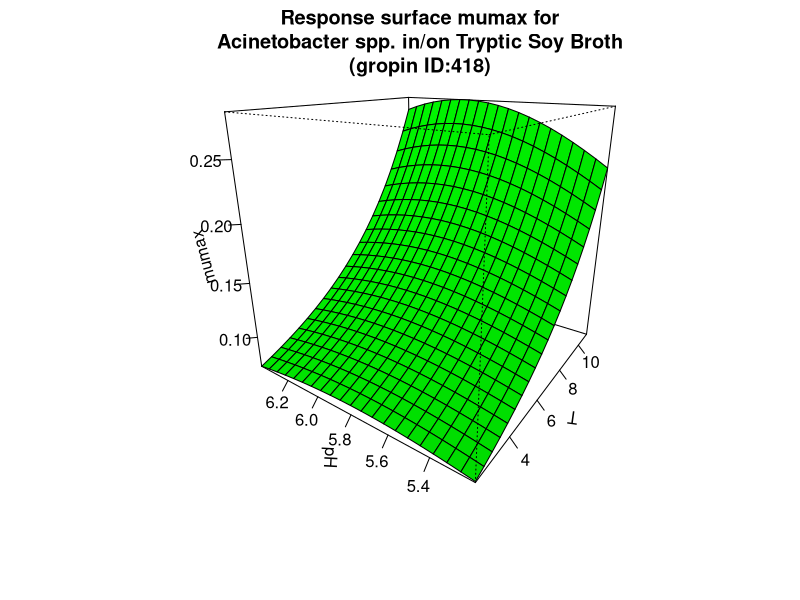

This chart was generated by the following R code:
#############################
# start of Parameter script
#############################
T <- seq(2.002,10.989010989011,length.out=21)
pH <- seq(5.2052,6.39360639360639,length.out=21)
#############################
# end of Parameter script
#############################
############################# 
# start of Model script Gropin ID 418 
#############################
 
# constant coefficients for this model
 
variables <- data.frame(T,pH)
argumentsPar <- expand.grid(variables)
 
# heart of the model
response_surface <- function(T,pH) {
   mumax <-exp(-12.65+0.004234*(T^2)-0.3024*(pH^2)+0.01535*T*pH-0.004356*T+3.467*pH)

return(mumax=mumax)
} 

# output parameters
responseSurface <- cbind(argumentsPar,response_surface(argumentsPar['T'],argumentsPar['pH']))
colnames(responseSurface) <- c(colnames(argumentsPar),'mumax')
#############################
# End of Model script
#############################
############################# 
# start of Visualisation script Gropin ID 418 
#############################
persp(T,pH,matrix(unlist(responseSurface$'mumax'),nrow=21),col = 'green',xlab='T',ylab='pH',zlab='mumax',main='Response surface mumax for
Acinetobacter spp. in/on Tryptic Soy Broth
(gropin ID:418)',theta=305,phi=20,shade=0.25,ticktype = 'detailed')
#############################
# End of Visualisation script
#############################
